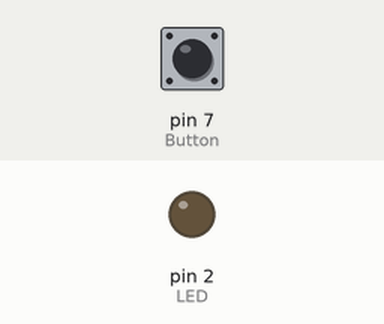
A sketch run on a simulated Arduino Uno, built with avr-gcc and run on an emulated ATmega328P. Shown: output pins drawn as LEDs (lit = HIGH). The test bench sets the inputs (shaded band); at power-on: pin 7 (Button) LOW.

Above: at 1.2 s.
1.3 s: pin 7 (Button) pulled HIGH for 0.15 s
At 2.6 s:
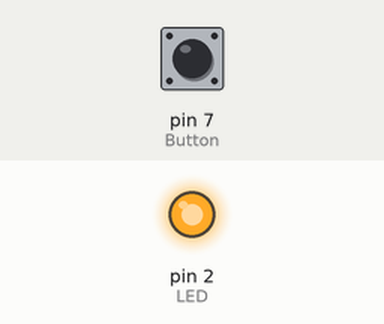
3.8 s: pin 7 (Button) pulled HIGH for 1 s
At 5.7 s:
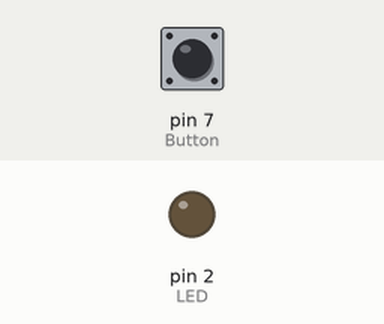
6.3 s: pin 7 (Button) pulled HIGH for 3.2 s
At 7.6 s:
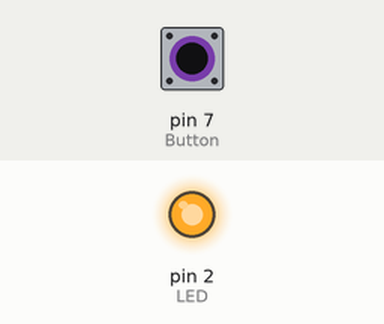
Timing chart, 0 to 11.8 s (numbered marks = the images above; inputs shaded):
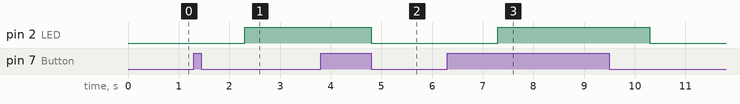

The sketch:

____4_____________LED.ino
```cpp
#define LED 2 //2번 핀을 LED로 설정
#define Button 7 //7번 핀을 Button으로 설정
int state = 0; //상태와 관련된 변수 생성(1회만 동작하게 하도록 하기 위함)

void setup() {
  pinMode(Button, INPUT); //Button을 입력모드로 설정
  pinMode(LED, OUTPUT); //LED를 출력모드로 설정
}

void loop() {
  if (digitalRead(Button) == 1 && state == 1) { //만일 버튼이 눌러져있고, state값이 1이면
    state = 0; //state를 0으로 정하기
    delay(1000); //1초간 대기
  }
  if (digitalRead(Button) == 1 && state == 0) { //만일 버튼이 눌러져있고, state값이 0이면
    state = 1; //state를 1로 정하기
    delay(1000); //1초간 대기
  }
  if (state == 1) { //만일 state 값이 1이면
    digitalWrite(LED, HIGH); //LED를 켭니다.
  }
  else { //그렇지 않으면(state 값이 1이 아니면)
    digitalWrite(LED, LOW); // LED를 끕니다.
  }
}
```

Measured:
- after the input at 1.3 s, pin 2 (LED): LOW → HIGH after 1.0 s
- after the input at 3.8 s, pin 2 (LED): HIGH → LOW after 1.0 s
- after the input at 6.3 s, pin 2 (LED): LOW → HIGH after 1.0 s, → LOW 3.0 s later
